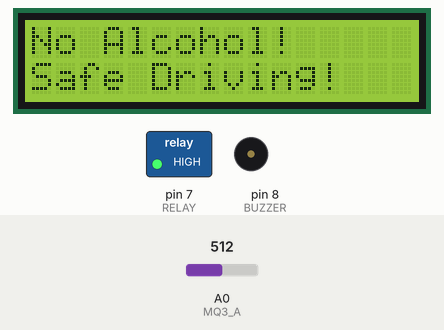
Simulated run of this sketch. Board: Arduino Uno, built with avr-gcc and run on an emulated ATmega328P. Parts: 16×2 character LCD, switched loads named in the sketch (green lamp = pin HIGH), buzzer (waves = sounding, pin HIGH). The test bench sets the inputs (shaded band); at power-on: A0 (MQ3_A) = 512.

Above: at 3.2 s.
3.3 s: A0 (MQ3_A) set to 691
5.3 s: A0 (MQ3_A) set to 714
At 7.2 s:
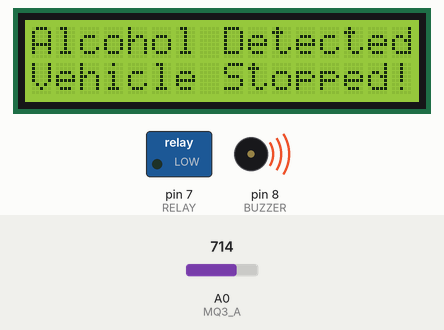
7.7 s: A0 (MQ3_A) set to 690
At 8.6 s:
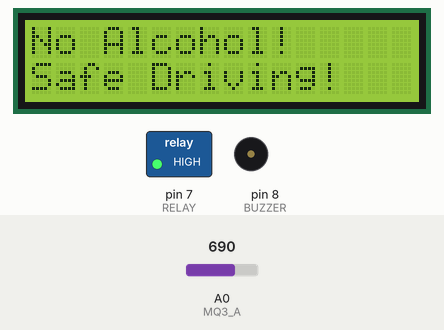
9.7 s: A0 (MQ3_A) set to 710
At 11.2 s:
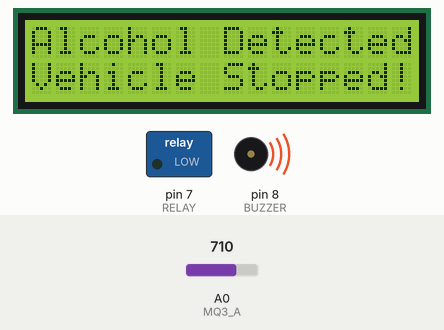
Timing chart, 0 to 12.7 s (numbered marks = the images above; inputs shaded):
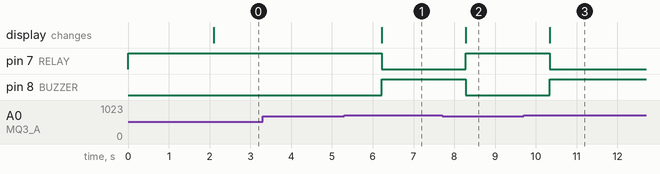

Measured:
- the behaviour switches between 700 and 701 on A0 (MQ3_A) (found by bisection; images 0 and 1)
- after the input at 3.3 s, every drawn part: stays the same
- after the input at 5.3 s, pin 7 (RELAY): HIGH → LOW after 0.92 s; pin 8 (BUZZER): LOW → HIGH after 0.92 s; the display: changes after 0.92 s (image 1)
- after the input at 7.7 s, pin 7 (RELAY): LOW → HIGH after 0.58 s; pin 8 (BUZZER): HIGH → LOW after 0.58 s; the display: changes after 0.58 s (image 2)
- after the input at 9.7 s, pin 7 (RELAY): HIGH → LOW after 0.65 s; pin 8 (BUZZER): LOW → HIGH after 0.65 s; the display: changes after 0.65 s (image 3)

The sketch:

code.ino
```cpp
#include <Wire.h>
#include <LiquidCrystal_I2C.h>

#define MQ3_A A0     // MQ-3 sensor connected to A0
#define RELAY 7      // Relay connected to D7
#define BUZZER 8     // Buzzer connected to D8

LiquidCrystal_I2C lcd(0x27, 16, 2);  // Adjust I2C address if needed

void setup() {
    pinMode(MQ3_A, INPUT);
    pinMode(RELAY, OUTPUT);
    pinMode(BUZZER, OUTPUT);

    digitalWrite(RELAY, HIGH); // Initially, allow motor to run
    digitalWrite(BUZZER, LOW); // Buzzer off initially

    lcd.begin();
    lcd.backlight();
    lcd.setCursor(0, 0);
    lcd.print(" Alcohol Test ");
    delay(2000);
}

void loop() {
    int alcoholLevel = analogRead(MQ3_A);  // Read sensor value
    Serial.println(alcoholLevel);  // Debugging

    lcd.clear();
    lcd.setCursor(0, 0);

    if (alcoholLevel > 700) {  // Threshold value, adjust as needed
        lcd.print("Alcohol Detected!");
        lcd.setCursor(0, 1);
        lcd.print("Vehicle Stopped!");

        digitalWrite(RELAY, LOW); // Motor OFF
        digitalWrite(BUZZER, HIGH); // Alarm ON
    } else {
        lcd.print("No Alcohol!");
        lcd.setCursor(0, 1);
        lcd.print("Safe Driving!");

        digitalWrite(RELAY, HIGH); // Motor ON
        digitalWrite(BUZZER, LOW); // Alarm OFF
    }
    delay(1000);
}
```
